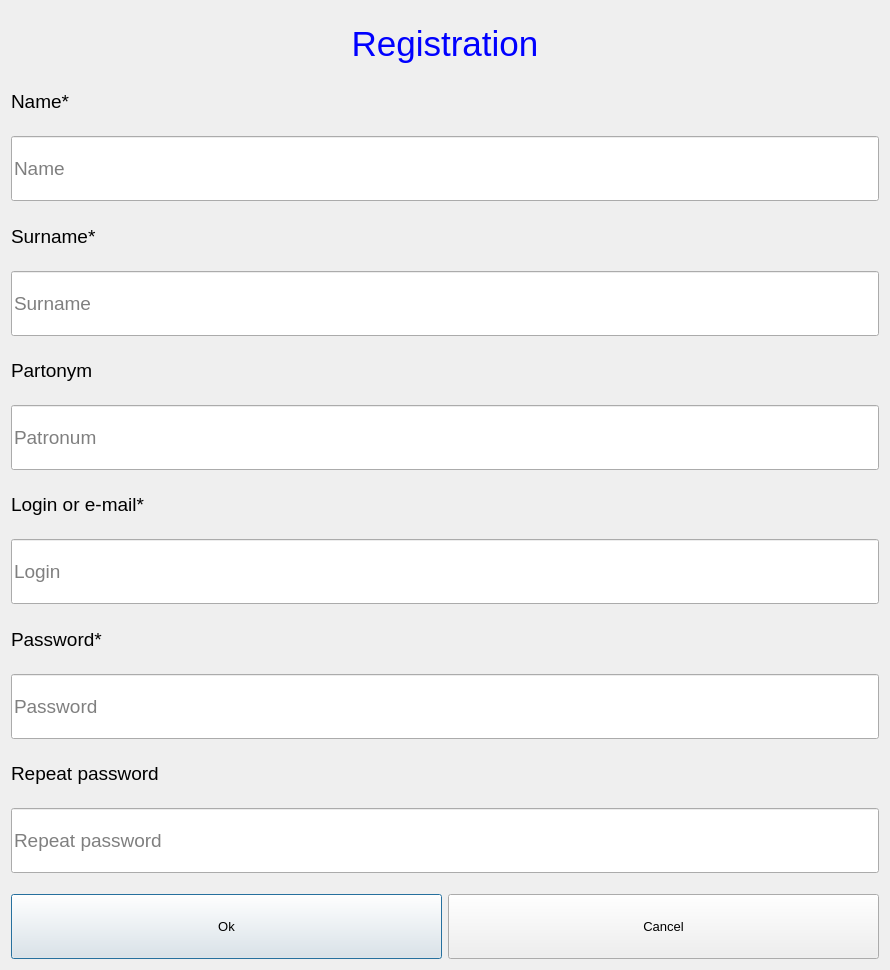
<?xml version="1.0" encoding="UTF-8"?>
<ui version="4.0">
 <class>Dialog</class>
 <widget class="QDialog" name="Dialog">
  <property name="geometry">
   <rect>
    <x>0</x>
    <y>0</y>
    <width>890</width>
    <height>970</height>
   </rect>
  </property>
  <property name="minimumSize">
   <size>
    <width>890</width>
    <height>970</height>
   </size>
  </property>
  <property name="maximumSize">
   <size>
    <width>890</width>
    <height>12000000</height>
   </size>
  </property>
  <property name="font">
   <font>
    <family>Arial</family>
    <pointsize>10</pointsize>
   </font>
  </property>
  <property name="windowTitle">
   <string>Registration</string>
  </property>
  <layout class="QGridLayout" name="gridLayout">
   <item row="0" column="0">
    <widget class="QLabel" name="label">
     <property name="maximumSize">
      <size>
       <width>16777215</width>
       <height>65</height>
      </size>
     </property>
     <property name="font">
      <font>
       <family>Arial</family>
       <pointsize>26</pointsize>
      </font>
     </property>
     <property name="styleSheet">
      <string notr="true">color: rgb(0, 0, 255);</string>
     </property>
     <property name="text">
      <string>Registration</string>
     </property>
     <property name="alignment">
      <set>Qt::AlignCenter</set>
     </property>
    </widget>
   </item>
   <item row="1" column="0">
    <layout class="QVBoxLayout" name="verticalLayout_7">
     <property name="spacing">
      <number>15</number>
     </property>
     <property name="bottomMargin">
      <number>15</number>
     </property>
     <item>
      <layout class="QVBoxLayout" name="verticalLayout">
       <item>
        <widget class="QLabel" name="label_2">
         <property name="minimumSize">
          <size>
           <width>0</width>
           <height>30</height>
          </size>
         </property>
         <property name="font">
          <font>
           <family>Arial</family>
           <pointsize>14</pointsize>
          </font>
         </property>
         <property name="text">
          <string>Name*</string>
         </property>
        </widget>
       </item>
       <item>
        <widget class="QLineEdit" name="name">
         <property name="minimumSize">
          <size>
           <width>0</width>
           <height>65</height>
          </size>
         </property>
         <property name="font">
          <font>
           <family>Arial</family>
           <pointsize>14</pointsize>
          </font>
         </property>
         <property name="placeholderText">
          <string>Name</string>
         </property>
        </widget>
       </item>
      </layout>
     </item>
     <item>
      <layout class="QVBoxLayout" name="verticalLayout_2">
       <item>
        <widget class="QLabel" name="label_3">
         <property name="minimumSize">
          <size>
           <width>0</width>
           <height>30</height>
          </size>
         </property>
         <property name="font">
          <font>
           <family>Arial</family>
           <pointsize>14</pointsize>
          </font>
         </property>
         <property name="text">
          <string>Surname*</string>
         </property>
        </widget>
       </item>
       <item>
        <widget class="QLineEdit" name="surname">
         <property name="minimumSize">
          <size>
           <width>0</width>
           <height>65</height>
          </size>
         </property>
         <property name="font">
          <font>
           <family>Arial</family>
           <pointsize>14</pointsize>
          </font>
         </property>
         <property name="text">
          <string/>
         </property>
         <property name="placeholderText">
          <string>Surname</string>
         </property>
        </widget>
       </item>
      </layout>
     </item>
     <item>
      <layout class="QVBoxLayout" name="verticalLayout_3">
       <item>
        <widget class="QLabel" name="label_4">
         <property name="minimumSize">
          <size>
           <width>0</width>
           <height>30</height>
          </size>
         </property>
         <property name="font">
          <font>
           <family>Arial</family>
           <pointsize>14</pointsize>
          </font>
         </property>
         <property name="text">
          <string>Partonym</string>
         </property>
        </widget>
       </item>
       <item>
        <widget class="QLineEdit" name="patronym">
         <property name="minimumSize">
          <size>
           <width>0</width>
           <height>65</height>
          </size>
         </property>
         <property name="font">
          <font>
           <family>Arial</family>
           <pointsize>14</pointsize>
          </font>
         </property>
         <property name="text">
          <string/>
         </property>
         <property name="placeholderText">
          <string>Patronum</string>
         </property>
        </widget>
       </item>
      </layout>
     </item>
     <item>
      <layout class="QVBoxLayout" name="verticalLayout_4">
       <item>
        <widget class="QLabel" name="label_5">
         <property name="minimumSize">
          <size>
           <width>0</width>
           <height>30</height>
          </size>
         </property>
         <property name="font">
          <font>
           <family>Arial</family>
           <pointsize>14</pointsize>
          </font>
         </property>
         <property name="text">
          <string>Login or e-mail*</string>
         </property>
        </widget>
       </item>
       <item>
        <widget class="QLineEdit" name="login">
         <property name="minimumSize">
          <size>
           <width>0</width>
           <height>65</height>
          </size>
         </property>
         <property name="font">
          <font>
           <family>Arial</family>
           <pointsize>14</pointsize>
          </font>
         </property>
         <property name="text">
          <string/>
         </property>
         <property name="placeholderText">
          <string>Login</string>
         </property>
        </widget>
       </item>
      </layout>
     </item>
     <item>
      <layout class="QVBoxLayout" name="verticalLayout_5">
       <item>
        <widget class="QLabel" name="label_6">
         <property name="minimumSize">
          <size>
           <width>0</width>
           <height>30</height>
          </size>
         </property>
         <property name="font">
          <font>
           <family>Arial</family>
           <pointsize>14</pointsize>
          </font>
         </property>
         <property name="text">
          <string>Password*</string>
         </property>
        </widget>
       </item>
       <item>
        <widget class="QLineEdit" name="password">
         <property name="minimumSize">
          <size>
           <width>0</width>
           <height>65</height>
          </size>
         </property>
         <property name="font">
          <font>
           <family>Arial</family>
           <pointsize>14</pointsize>
          </font>
         </property>
         <property name="text">
          <string/>
         </property>
         <property name="echoMode">
          <enum>QLineEdit::Password</enum>
         </property>
         <property name="placeholderText">
          <string>Password</string>
         </property>
        </widget>
       </item>
      </layout>
     </item>
     <item>
      <layout class="QVBoxLayout" name="verticalLayout_6">
       <item>
        <widget class="QLabel" name="label_7">
         <property name="minimumSize">
          <size>
           <width>0</width>
           <height>30</height>
          </size>
         </property>
         <property name="font">
          <font>
           <family>Arial</family>
           <pointsize>14</pointsize>
          </font>
         </property>
         <property name="text">
          <string>Repeat password</string>
         </property>
        </widget>
       </item>
       <item>
        <widget class="QLineEdit" name="pass_repeat">
         <property name="minimumSize">
          <size>
           <width>0</width>
           <height>65</height>
          </size>
         </property>
         <property name="font">
          <font>
           <family>Arial</family>
           <pointsize>14</pointsize>
          </font>
         </property>
         <property name="text">
          <string/>
         </property>
         <property name="echoMode">
          <enum>QLineEdit::Password</enum>
         </property>
         <property name="placeholderText">
          <string>Repeat password</string>
         </property>
        </widget>
       </item>
      </layout>
     </item>
    </layout>
   </item>
   <item row="2" column="0">
    <layout class="QHBoxLayout" name="horizontalLayout">
     <item>
      <widget class="QPushButton" name="ok">
       <property name="minimumSize">
        <size>
         <width>0</width>
         <height>65</height>
        </size>
       </property>
       <property name="text">
        <string>Ok</string>
       </property>
      </widget>
     </item>
     <item>
      <widget class="QPushButton" name="cancel">
       <property name="minimumSize">
        <size>
         <width>0</width>
         <height>65</height>
        </size>
       </property>
       <property name="text">
        <string>Cancel</string>
       </property>
      </widget>
     </item>
    </layout>
   </item>
  </layout>
 </widget>
 <resources/>
 <connections/>
</ui>
